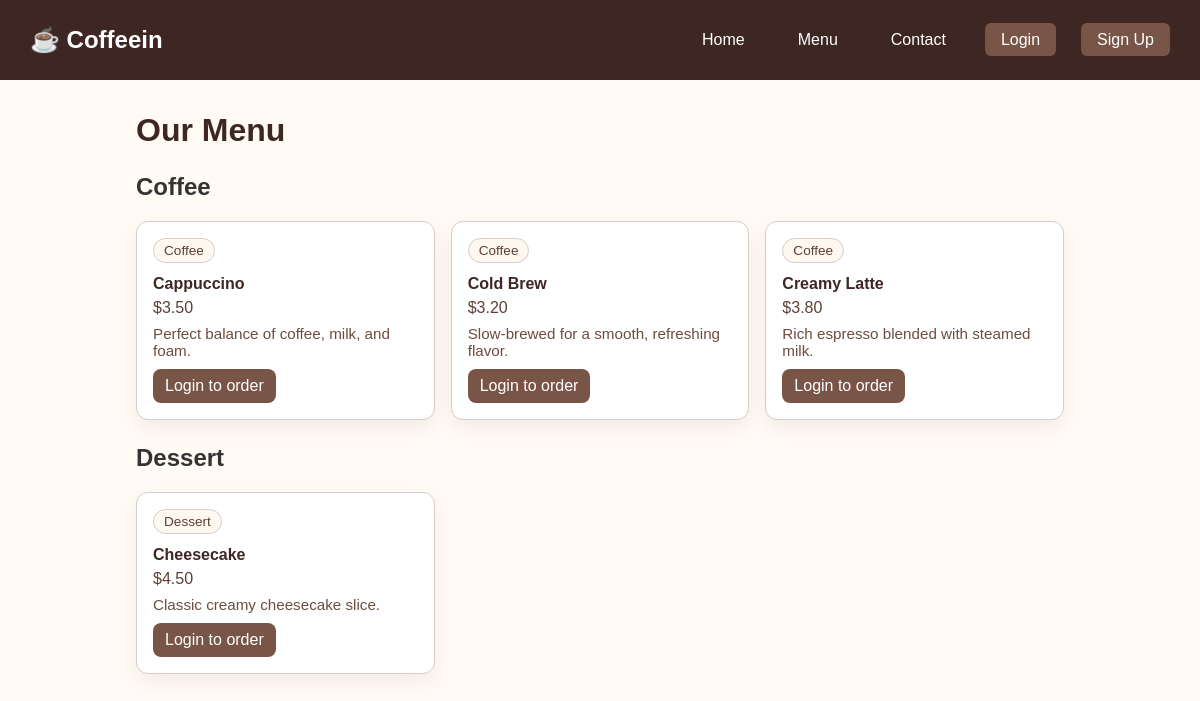
The app's page /MenuList.php with its own data.
### tables this page shows
CREATE TABLE IF NOT EXISTS menu_items (
  id INT AUTO_INCREMENT PRIMARY KEY,
  name VARCHAR(150) NOT NULL,
  price DECIMAL(10,2) NOT NULL DEFAULT 0.00,
  description TEXT,
  category ENUM('Coffee','Dessert') NOT NULL,
  created_at TIMESTAMP DEFAULT CURRENT_TIMESTAMP
);

### MenuList.php (the view, shortened to what this page needs)
<?php
include 'dbconnect.php';
$createSql = "CREATE TABLE IF NOT EXISTS menu_items (
  id INT AUTO_INCREMENT PRIMARY KEY,
  name VARCHAR(150) NOT NULL,
  price DECIMAL(10,2) NOT NULL DEFAULT 0.00,
  description TEXT,
  category ENUM('Coffee','Dessert') NOT NULL,
  created_at TIMESTAMP DEFAULT CURRENT_TIMESTAMP
) ENGINE=InnoDB DEFAULT CHARSET=utf8mb4";
mysqli_query($conn, $createSql);
$items = [];
$result = mysqli_query($conn, "SELECT id, name, price, description, category FROM menu_items ORDER BY category, name");
if ($result) {
    while ($row = mysqli_fetch_assoc($result)) {
        $items[] = $row;
    }
}
?>
<!DOCTYPE html>
<html lang="en">
<head>
</head>
<body>
  <nav>
    <div class="logo">☕ Coffeein</div>
    <ul>
      <li><a href="Home.php">Home</a></li>
      <li><a href="MenuList.php">Menu</a></li>
      <li><a href="Contact.php">Contact</a></li>
      <?php if (!isset($_SESSION['user_id'])): ?>
        <li class="auth"><a href="Login.html">Login</a></li>
        <li class="auth"><a href="Signup.html">Sign Up</a></li>
      <?php else: ?>
        <li class="auth"><a href="UserLogout.php">Logout</a></li>
      <?php endif; ?>
    </ul>
  </nav>
  <div class="container">
    <h1>Our Menu</h1>
    <?php
    $categories = ['Coffee', 'Dessert'];
    foreach ($categories as $cat) {
        echo '<div class="section">';
        echo '<h2>' . htmlspecialchars($cat) . '</h2>';
        echo '<div class="grid">';
        foreach ($items as $it) {
            if ($it['category'] !== $cat) continue;
            echo '<div class="card">';
            echo '<div class="chips"><span class="chip">' . htmlspecialchars($it['category']) . '</span></div>';
            echo '<div class="title">' . htmlspecialchars($it['name']) . '</div>';
            echo '<div class="price">$' . htmlspecialchars(number_format((float)$it['price'], 2)) . '</div>';
            echo '<div class="desc">' . nl2br(htmlspecialchars($it['description'])) . '</div>';
            echo '<div style="margin-top:10px">';
            if (isset($_SESSION['user_id'])) {
              echo '<a href="OrderConfirm.php?item_id=' . htmlspecialchars($it['id']) . '" style="display:inline-block;background:#795548;color:#fff;text-decoration:none;padding:8px 12px;border-radius:8px">Order (COD)</a>';
            } else {
              echo '<a href="Login.html" style="display:inline-block;background:#795548;color:#fff;text-decoration:none;padding:8px 12px;border-radius:8px">Login to order</a>';
            }
            echo '</div>';
            echo '</div>';
        }
        echo '</div></div>';
    }
    ?>
  </div>
</body>
</html>

### MenuList.php (style rules this page uses)
* { box-sizing: border-box; font-family: 'Poppins', sans-serif; }
body { background:#fffaf3; color:#333; margin:0; }
nav { background:#3e2723; padding:15px 30px; display:flex; justify-content:space-between; align-items:center; flex-wrap:wrap }
.logo { font-size:24px; font-weight:700; color:#fff }
nav ul { list-style:none; display:flex; align-items:center; gap:25px }
nav ul li a { text-decoration:none; color:#fff; font-weight:500; padding:8px 14px; border-radius:6px; transition:.3s }
.auth a { background:#795548; color:#fff; border-radius:6px; padding:8px 16px }
.container { max-width:960px; margin:32px auto; padding:0 16px; }
h1 { color:#3e2723; }
.section { margin-top:24px; }
.grid { display:grid; grid-template-columns: repeat(auto-fill, minmax(240px, 1fr)); gap:16px; }
.card { background:#fff; border:1px solid #d7ccc8; border-radius:12px; padding:16px; box-shadow:0 8px 20px rgba(0,0,0,0.06); }
.title { font-weight:600; color:#3e2723; margin-bottom:6px; }
.price { color:#5d4037; margin-bottom:8px; }
.desc { color:#6d4c41; font-size:0.95rem; }
.chips { margin:0 0 12px; }
.chip { display:inline-block; background:#fff8f1; border:1px solid #d7ccc8; color:#5d4037; border-radius:999px; padding:4px 10px; font-size:0.85rem; }

### records on screen
menu_items: category "Coffee", name "Cappuccino", price "3.50", description "Perfect balance of coffee, milk, and foam."
menu_items: category "Coffee", name "Cold Brew", price "3.20", description "Slow-brewed for a smooth, refreshing flavor."
menu_items: category "Coffee", name "Creamy Latte", price "3.80", description "Rich espresso blended with steamed milk."
menu_items: category "Dessert", name "Cheesecake", price "4.50", description "Classic creamy cheesecake slice."

### other values on screen
$cat "Coffee"
$cat "Dessert"
